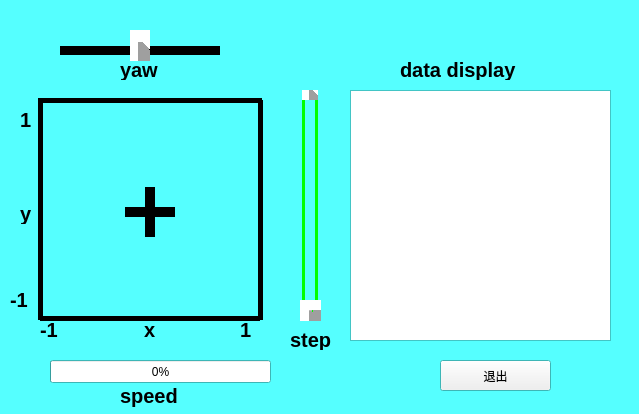
<?xml version="1.0" encoding="UTF-8"?>
<ui version="4.0">
 <class>Form</class>
 <widget class="QWidget" name="Form">
  <property name="geometry">
   <rect>
    <x>0</x>
    <y>0</y>
    <width>639</width>
    <height>414</height>
   </rect>
  </property>
  <property name="palette">
   <palette>
    <active>
     <colorrole role="Base">
      <brush brushstyle="SolidPattern">
       <color alpha="255">
        <red>255</red>
        <green>255</green>
        <blue>255</blue>
       </color>
      </brush>
     </colorrole>
     <colorrole role="Window">
      <brush brushstyle="SolidPattern">
       <color alpha="255">
        <red>85</red>
        <green>255</green>
        <blue>255</blue>
       </color>
      </brush>
     </colorrole>
    </active>
    <inactive>
     <colorrole role="Base">
      <brush brushstyle="SolidPattern">
       <color alpha="255">
        <red>255</red>
        <green>255</green>
        <blue>255</blue>
       </color>
      </brush>
     </colorrole>
     <colorrole role="Window">
      <brush brushstyle="SolidPattern">
       <color alpha="255">
        <red>85</red>
        <green>255</green>
        <blue>255</blue>
       </color>
      </brush>
     </colorrole>
    </inactive>
    <disabled>
     <colorrole role="Base">
      <brush brushstyle="SolidPattern">
       <color alpha="255">
        <red>85</red>
        <green>255</green>
        <blue>255</blue>
       </color>
      </brush>
     </colorrole>
     <colorrole role="Window">
      <brush brushstyle="SolidPattern">
       <color alpha="255">
        <red>85</red>
        <green>255</green>
        <blue>255</blue>
       </color>
      </brush>
     </colorrole>
    </disabled>
   </palette>
  </property>
  <property name="windowTitle">
   <string>Form</string>
  </property>
  <widget class="QLabel" name="label">
   <property name="geometry">
    <rect>
     <x>120</x>
     <y>380</y>
     <width>101</width>
     <height>31</height>
    </rect>
   </property>
   <property name="font">
    <font>
     <pointsize>15</pointsize>
     <weight>75</weight>
     <bold>true</bold>
    </font>
   </property>
   <property name="text">
    <string>speed</string>
   </property>
  </widget>
  <widget class="QPushButton" name="pushButton_2">
   <property name="geometry">
    <rect>
     <x>440</x>
     <y>360</y>
     <width>111</width>
     <height>31</height>
    </rect>
   </property>
   <property name="text">
    <string>退出</string>
   </property>
  </widget>
  <widget class="QProgressBar" name="progressBar">
   <property name="geometry">
    <rect>
     <x>50</x>
     <y>360</y>
     <width>221</width>
     <height>23</height>
    </rect>
   </property>
   <property name="maximum">
    <number>100</number>
   </property>
   <property name="value">
    <number>0</number>
   </property>
  </widget>
  <widget class="QLabel" name="label_2">
   <property name="geometry">
    <rect>
     <x>120</x>
     <y>60</y>
     <width>71</width>
     <height>20</height>
    </rect>
   </property>
   <property name="baseSize">
    <size>
     <width>0</width>
     <height>0</height>
    </size>
   </property>
   <property name="font">
    <font>
     <pointsize>15</pointsize>
     <weight>75</weight>
     <bold>true</bold>
    </font>
   </property>
   <property name="text">
    <string>yaw</string>
   </property>
  </widget>
  <widget class="QTextBrowser" name="textBrowser">
   <property name="geometry">
    <rect>
     <x>350</x>
     <y>90</y>
     <width>261</width>
     <height>251</height>
    </rect>
   </property>
   <property name="font">
    <font>
     <pointsize>15</pointsize>
    </font>
   </property>
   <property name="frameShadow">
    <enum>QFrame::Plain</enum>
   </property>
   <property name="lineWidth">
    <number>5</number>
   </property>
  </widget>
  <widget class="Line" name="line">
   <property name="geometry">
    <rect>
     <x>60</x>
     <y>40</y>
     <width>160</width>
     <height>20</height>
    </rect>
   </property>
   <property name="palette">
    <palette>
     <active>
      <colorrole role="WindowText">
       <brush brushstyle="SolidPattern">
        <color alpha="255">
         <red>0</red>
         <green>0</green>
         <blue>0</blue>
        </color>
       </brush>
      </colorrole>
     </active>
     <inactive>
      <colorrole role="WindowText">
       <brush brushstyle="SolidPattern">
        <color alpha="255">
         <red>0</red>
         <green>0</green>
         <blue>0</blue>
        </color>
       </brush>
      </colorrole>
     </inactive>
     <disabled>
      <colorrole role="WindowText">
       <brush brushstyle="SolidPattern">
        <color alpha="255">
         <red>120</red>
         <green>120</green>
         <blue>120</blue>
        </color>
       </brush>
      </colorrole>
     </disabled>
    </palette>
   </property>
   <property name="frameShadow">
    <enum>QFrame::Plain</enum>
   </property>
   <property name="lineWidth">
    <number>9</number>
   </property>
   <property name="midLineWidth">
    <number>6</number>
   </property>
   <property name="orientation">
    <enum>Qt::Horizontal</enum>
   </property>
  </widget>
  <widget class="Line" name="line_2">
   <property name="geometry">
    <rect>
     <x>130</x>
     <y>30</y>
     <width>20</width>
     <height>31</height>
    </rect>
   </property>
   <property name="frameShadow">
    <enum>QFrame::Raised</enum>
   </property>
   <property name="lineWidth">
    <number>19</number>
   </property>
   <property name="midLineWidth">
    <number>4</number>
   </property>
   <property name="orientation">
    <enum>Qt::Vertical</enum>
   </property>
  </widget>
  <widget class="QLabel" name="label_4">
   <property name="geometry">
    <rect>
     <x>400</x>
     <y>60</y>
     <width>141</width>
     <height>20</height>
    </rect>
   </property>
   <property name="baseSize">
    <size>
     <width>0</width>
     <height>0</height>
    </size>
   </property>
   <property name="font">
    <font>
     <pointsize>15</pointsize>
     <weight>75</weight>
     <bold>true</bold>
    </font>
   </property>
   <property name="text">
    <string>data display</string>
   </property>
  </widget>
  <widget class="QLabel" name="label_5">
   <property name="geometry">
    <rect>
     <x>144</x>
     <y>320</y>
     <width>21</width>
     <height>20</height>
    </rect>
   </property>
   <property name="baseSize">
    <size>
     <width>0</width>
     <height>0</height>
    </size>
   </property>
   <property name="font">
    <font>
     <pointsize>15</pointsize>
     <weight>75</weight>
     <bold>true</bold>
    </font>
   </property>
   <property name="text">
    <string>x</string>
   </property>
  </widget>
  <widget class="QLabel" name="label_6">
   <property name="geometry">
    <rect>
     <x>20</x>
     <y>204</y>
     <width>21</width>
     <height>20</height>
    </rect>
   </property>
   <property name="baseSize">
    <size>
     <width>0</width>
     <height>0</height>
    </size>
   </property>
   <property name="font">
    <font>
     <pointsize>15</pointsize>
     <weight>75</weight>
     <bold>true</bold>
    </font>
   </property>
   <property name="text">
    <string>y</string>
   </property>
  </widget>
  <widget class="Line" name="line_3">
   <property name="geometry">
    <rect>
     <x>125</x>
     <y>202</y>
     <width>50</width>
     <height>20</height>
    </rect>
   </property>
   <property name="palette">
    <palette>
     <active>
      <colorrole role="WindowText">
       <brush brushstyle="SolidPattern">
        <color alpha="255">
         <red>0</red>
         <green>0</green>
         <blue>0</blue>
        </color>
       </brush>
      </colorrole>
     </active>
     <inactive>
      <colorrole role="WindowText">
       <brush brushstyle="SolidPattern">
        <color alpha="255">
         <red>0</red>
         <green>0</green>
         <blue>0</blue>
        </color>
       </brush>
      </colorrole>
     </inactive>
     <disabled>
      <colorrole role="WindowText">
       <brush brushstyle="SolidPattern">
        <color alpha="255">
         <red>120</red>
         <green>120</green>
         <blue>120</blue>
        </color>
       </brush>
      </colorrole>
     </disabled>
    </palette>
   </property>
   <property name="frameShadow">
    <enum>QFrame::Plain</enum>
   </property>
   <property name="lineWidth">
    <number>10</number>
   </property>
   <property name="midLineWidth">
    <number>10</number>
   </property>
   <property name="orientation">
    <enum>Qt::Horizontal</enum>
   </property>
  </widget>
  <widget class="Line" name="line_4">
   <property name="geometry">
    <rect>
     <x>140</x>
     <y>187</y>
     <width>20</width>
     <height>50</height>
    </rect>
   </property>
   <property name="palette">
    <palette>
     <active>
      <colorrole role="WindowText">
       <brush brushstyle="SolidPattern">
        <color alpha="255">
         <red>0</red>
         <green>0</green>
         <blue>0</blue>
        </color>
       </brush>
      </colorrole>
     </active>
     <inactive>
      <colorrole role="WindowText">
       <brush brushstyle="SolidPattern">
        <color alpha="255">
         <red>0</red>
         <green>0</green>
         <blue>0</blue>
        </color>
       </brush>
      </colorrole>
     </inactive>
     <disabled>
      <colorrole role="WindowText">
       <brush brushstyle="SolidPattern">
        <color alpha="255">
         <red>120</red>
         <green>120</green>
         <blue>120</blue>
        </color>
       </brush>
      </colorrole>
     </disabled>
    </palette>
   </property>
   <property name="frameShadow">
    <enum>QFrame::Plain</enum>
   </property>
   <property name="lineWidth">
    <number>10</number>
   </property>
   <property name="midLineWidth">
    <number>10</number>
   </property>
   <property name="orientation">
    <enum>Qt::Vertical</enum>
   </property>
  </widget>
  <widget class="Line" name="line_5">
   <property name="geometry">
    <rect>
     <x>30</x>
     <y>100</y>
     <width>20</width>
     <height>220</height>
    </rect>
   </property>
   <property name="frameShadow">
    <enum>QFrame::Plain</enum>
   </property>
   <property name="lineWidth">
    <number>5</number>
   </property>
   <property name="orientation">
    <enum>Qt::Vertical</enum>
   </property>
  </widget>
  <widget class="Line" name="line_6">
   <property name="geometry">
    <rect>
     <x>250</x>
     <y>100</y>
     <width>20</width>
     <height>220</height>
    </rect>
   </property>
   <property name="frameShadow">
    <enum>QFrame::Plain</enum>
   </property>
   <property name="lineWidth">
    <number>5</number>
   </property>
   <property name="orientation">
    <enum>Qt::Vertical</enum>
   </property>
  </widget>
  <widget class="Line" name="line_7">
   <property name="geometry">
    <rect>
     <x>38</x>
     <y>92</y>
     <width>224</width>
     <height>16</height>
    </rect>
   </property>
   <property name="frameShadow">
    <enum>QFrame::Plain</enum>
   </property>
   <property name="lineWidth">
    <number>5</number>
   </property>
   <property name="orientation">
    <enum>Qt::Horizontal</enum>
   </property>
  </widget>
  <widget class="Line" name="line_8">
   <property name="geometry">
    <rect>
     <x>40</x>
     <y>310</y>
     <width>220</width>
     <height>16</height>
    </rect>
   </property>
   <property name="frameShadow">
    <enum>QFrame::Plain</enum>
   </property>
   <property name="lineWidth">
    <number>5</number>
   </property>
   <property name="orientation">
    <enum>Qt::Horizontal</enum>
   </property>
  </widget>
  <widget class="QLabel" name="label_7">
   <property name="geometry">
    <rect>
     <x>20</x>
     <y>110</y>
     <width>21</width>
     <height>20</height>
    </rect>
   </property>
   <property name="baseSize">
    <size>
     <width>0</width>
     <height>0</height>
    </size>
   </property>
   <property name="font">
    <font>
     <pointsize>15</pointsize>
     <weight>75</weight>
     <bold>true</bold>
    </font>
   </property>
   <property name="text">
    <string>1</string>
   </property>
  </widget>
  <widget class="QLabel" name="label_8">
   <property name="geometry">
    <rect>
     <x>10</x>
     <y>290</y>
     <width>21</width>
     <height>20</height>
    </rect>
   </property>
   <property name="baseSize">
    <size>
     <width>0</width>
     <height>0</height>
    </size>
   </property>
   <property name="font">
    <font>
     <pointsize>15</pointsize>
     <weight>75</weight>
     <bold>true</bold>
    </font>
   </property>
   <property name="text">
    <string>-1</string>
   </property>
  </widget>
  <widget class="QLabel" name="label_9">
   <property name="geometry">
    <rect>
     <x>240</x>
     <y>320</y>
     <width>21</width>
     <height>20</height>
    </rect>
   </property>
   <property name="baseSize">
    <size>
     <width>0</width>
     <height>0</height>
    </size>
   </property>
   <property name="font">
    <font>
     <pointsize>15</pointsize>
     <weight>75</weight>
     <bold>true</bold>
    </font>
   </property>
   <property name="text">
    <string>1</string>
   </property>
  </widget>
  <widget class="QLabel" name="label_10">
   <property name="geometry">
    <rect>
     <x>40</x>
     <y>320</y>
     <width>21</width>
     <height>20</height>
    </rect>
   </property>
   <property name="baseSize">
    <size>
     <width>0</width>
     <height>0</height>
    </size>
   </property>
   <property name="font">
    <font>
     <pointsize>15</pointsize>
     <weight>75</weight>
     <bold>true</bold>
    </font>
   </property>
   <property name="text">
    <string>-1</string>
   </property>
  </widget>
  <widget class="Line" name="line_9">
   <property name="geometry">
    <rect>
     <x>300</x>
     <y>300</y>
     <width>21</width>
     <height>21</height>
    </rect>
   </property>
   <property name="palette">
    <palette>
     <active>
      <colorrole role="WindowText">
       <brush brushstyle="SolidPattern">
        <color alpha="255">
         <red>255</red>
         <green>0</green>
         <blue>0</blue>
        </color>
       </brush>
      </colorrole>
     </active>
     <inactive>
      <colorrole role="WindowText">
       <brush brushstyle="SolidPattern">
        <color alpha="255">
         <red>255</red>
         <green>0</green>
         <blue>0</blue>
        </color>
       </brush>
      </colorrole>
     </inactive>
     <disabled>
      <colorrole role="WindowText">
       <brush brushstyle="SolidPattern">
        <color alpha="255">
         <red>120</red>
         <green>120</green>
         <blue>120</blue>
        </color>
       </brush>
      </colorrole>
     </disabled>
    </palette>
   </property>
   <property name="font">
    <font>
     <pointsize>12</pointsize>
    </font>
   </property>
   <property name="frameShadow">
    <enum>QFrame::Raised</enum>
   </property>
   <property name="lineWidth">
    <number>10</number>
   </property>
   <property name="midLineWidth">
    <number>3</number>
   </property>
   <property name="orientation">
    <enum>Qt::Vertical</enum>
   </property>
  </widget>
  <widget class="QLabel" name="label_11">
   <property name="geometry">
    <rect>
     <x>290</x>
     <y>330</y>
     <width>51</width>
     <height>20</height>
    </rect>
   </property>
   <property name="baseSize">
    <size>
     <width>0</width>
     <height>0</height>
    </size>
   </property>
   <property name="font">
    <font>
     <pointsize>15</pointsize>
     <weight>75</weight>
     <bold>true</bold>
    </font>
   </property>
   <property name="text">
    <string>step</string>
   </property>
  </widget>
  <widget class="Line" name="line_10">
   <property name="geometry">
    <rect>
     <x>299</x>
     <y>300</y>
     <width>20</width>
     <height>20</height>
    </rect>
   </property>
   <property name="palette">
    <palette>
     <active>
      <colorrole role="WindowText">
       <brush brushstyle="SolidPattern">
        <color alpha="255">
         <red>0</red>
         <green>255</green>
         <blue>0</blue>
        </color>
       </brush>
      </colorrole>
     </active>
     <inactive>
      <colorrole role="WindowText">
       <brush brushstyle="SolidPattern">
        <color alpha="255">
         <red>0</red>
         <green>255</green>
         <blue>0</blue>
        </color>
       </brush>
      </colorrole>
     </inactive>
     <disabled>
      <colorrole role="WindowText">
       <brush brushstyle="SolidPattern">
        <color alpha="255">
         <red>120</red>
         <green>120</green>
         <blue>120</blue>
        </color>
       </brush>
      </colorrole>
     </disabled>
    </palette>
   </property>
   <property name="frameShadow">
    <enum>QFrame::Plain</enum>
   </property>
   <property name="lineWidth">
    <number>15</number>
   </property>
   <property name="midLineWidth">
    <number>3</number>
   </property>
   <property name="orientation">
    <enum>Qt::Vertical</enum>
   </property>
  </widget>
  <widget class="Line" name="line_11">
   <property name="geometry">
    <rect>
     <x>302</x>
     <y>90</y>
     <width>16</width>
     <height>10</height>
    </rect>
   </property>
   <property name="frameShadow">
    <enum>QFrame::Raised</enum>
   </property>
   <property name="lineWidth">
    <number>10</number>
   </property>
   <property name="midLineWidth">
    <number>3</number>
   </property>
   <property name="orientation">
    <enum>Qt::Vertical</enum>
   </property>
  </widget>
  <widget class="Line" name="line_12">
   <property name="geometry">
    <rect>
     <x>293</x>
     <y>100</y>
     <width>20</width>
     <height>201</height>
    </rect>
   </property>
   <property name="palette">
    <palette>
     <active>
      <colorrole role="WindowText">
       <brush brushstyle="SolidPattern">
        <color alpha="255">
         <red>0</red>
         <green>255</green>
         <blue>0</blue>
        </color>
       </brush>
      </colorrole>
     </active>
     <inactive>
      <colorrole role="WindowText">
       <brush brushstyle="SolidPattern">
        <color alpha="255">
         <red>0</red>
         <green>255</green>
         <blue>0</blue>
        </color>
       </brush>
      </colorrole>
     </inactive>
     <disabled>
      <colorrole role="WindowText">
       <brush brushstyle="SolidPattern">
        <color alpha="255">
         <red>120</red>
         <green>120</green>
         <blue>120</blue>
        </color>
       </brush>
      </colorrole>
     </disabled>
    </palette>
   </property>
   <property name="frameShadow">
    <enum>QFrame::Plain</enum>
   </property>
   <property name="lineWidth">
    <number>3</number>
   </property>
   <property name="orientation">
    <enum>Qt::Vertical</enum>
   </property>
  </widget>
  <widget class="Line" name="line_13">
   <property name="geometry">
    <rect>
     <x>306</x>
     <y>100</y>
     <width>20</width>
     <height>201</height>
    </rect>
   </property>
   <property name="palette">
    <palette>
     <active>
      <colorrole role="WindowText">
       <brush brushstyle="SolidPattern">
        <color alpha="255">
         <red>0</red>
         <green>255</green>
         <blue>0</blue>
        </color>
       </brush>
      </colorrole>
     </active>
     <inactive>
      <colorrole role="WindowText">
       <brush brushstyle="SolidPattern">
        <color alpha="255">
         <red>0</red>
         <green>255</green>
         <blue>0</blue>
        </color>
       </brush>
      </colorrole>
     </inactive>
     <disabled>
      <colorrole role="WindowText">
       <brush brushstyle="SolidPattern">
        <color alpha="255">
         <red>120</red>
         <green>120</green>
         <blue>120</blue>
        </color>
       </brush>
      </colorrole>
     </disabled>
    </palette>
   </property>
   <property name="frameShadow">
    <enum>QFrame::Plain</enum>
   </property>
   <property name="lineWidth">
    <number>3</number>
   </property>
   <property name="orientation">
    <enum>Qt::Vertical</enum>
   </property>
  </widget>
  <zorder>line_10</zorder>
  <zorder>label</zorder>
  <zorder>pushButton_2</zorder>
  <zorder>progressBar</zorder>
  <zorder>label_2</zorder>
  <zorder>textBrowser</zorder>
  <zorder>line</zorder>
  <zorder>line_2</zorder>
  <zorder>label_4</zorder>
  <zorder>label_5</zorder>
  <zorder>label_6</zorder>
  <zorder>line_3</zorder>
  <zorder>line_4</zorder>
  <zorder>line_5</zorder>
  <zorder>line_6</zorder>
  <zorder>line_7</zorder>
  <zorder>line_8</zorder>
  <zorder>label_7</zorder>
  <zorder>label_8</zorder>
  <zorder>label_9</zorder>
  <zorder>label_10</zorder>
  <zorder>label_11</zorder>
  <zorder>line_11</zorder>
  <zorder>line_12</zorder>
  <zorder>line_13</zorder>
  <zorder>line_9</zorder>
 </widget>
 <resources/>
 <connections/>
</ui>
